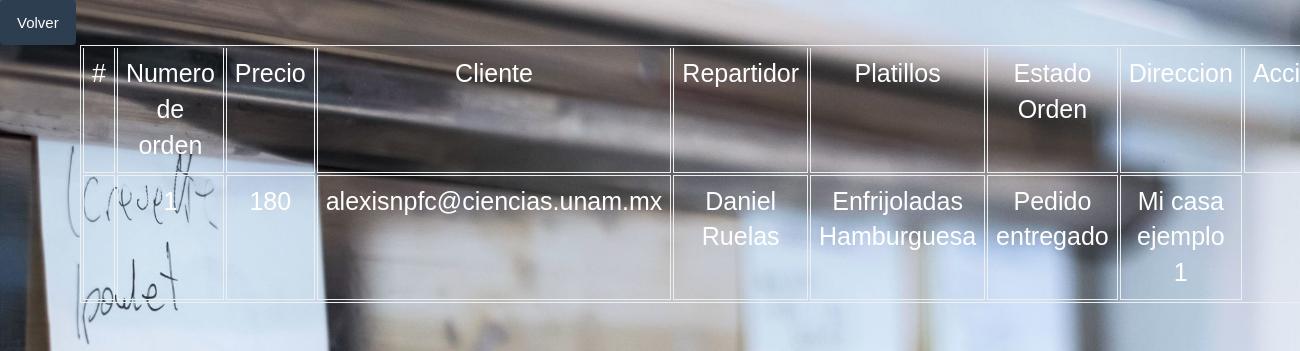
Page /repartidor/ordenes-realizadas/ (signed in) on the earlier database version.
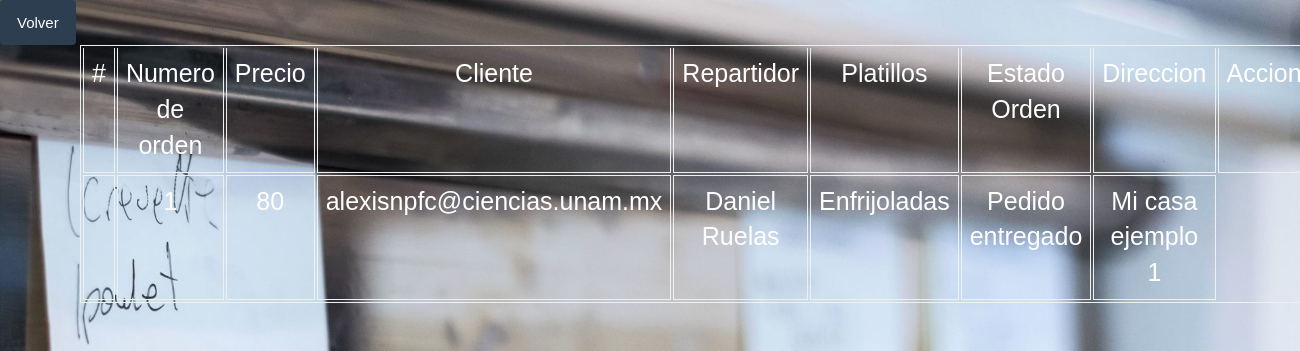
Same page on the later database version.
### administrador/models.py (models this page shows)
class Orden(models.Model):
	id_orden = models.AutoField(primary_key=True)
	precio_orden = models.IntegerField(null=False, default = 0)
	id_cliente_orden = models.ForeignKey('cliente.Cliente', on_delete=models.SET_DEFAULT, default=0)
	id_repartidor_orden = models.ForeignKey('repartidor.Repartidor',on_delete= models.SET_NULL, blank =True,  null=True)
	id_platillo_orden  = models.ManyToManyField('platillo.Platillo', null=True)
	id_estado_orden =    models.ForeignKey('EstadoOrden',  on_delete=models.SET_DEFAULT, default=0)
	direccion_entrega_orden  = models.ForeignKey('cliente.Direccion', null=True, on_delete=models.CASCADE)
	class Meta:
		db_table = 'orden'
		verbose_name_plural = "Ordenes"

class EstadoOrden(models.Model):
	id_estado = models.IntegerField(primary_key=True)
	descripcion_estado = models.CharField(max_length=30)
	class Meta:
		db_table = 'estado_orden'
		verbose_name_plural = "EstadosOrden"
	def __str__(self):
		return '{}'.format(self.descripcion_estado)

### cliente/models.py (models this page shows)
class Cliente(models.Model):
    user_cliente = models.OneToOneField(User, on_delete=models.CASCADE, unique=True)
    id_cliente = models.AutoField(primary_key=True, db_column='id_cliente')
    nombre_cliente = models.CharField(max_length=64)
    apellido_pa_cliente = models.CharField(max_length=100)
    apellido_ma_cliente = models.CharField(max_length=100)
    telefono_cliente = models.CharField(max_length=10)
    def __str__(self):
        return str(self.user_cliente)
    class Meta:
        db_table = 'cliente'
        verbose_name_plural = "Clientes"

class Direccion(models.Model):
    id_direccion = models.IntegerField(primary_key=True)
    id_cliente =  models.ForeignKey(Cliente, models.DO_NOTHING)
    descripcion_direccion = models.CharField(max_length=200)
    class Meta:
        db_table = 'direccion'
        verbose_name_plural = "Direcciones"
        unique_together = (('id_cliente', 'descripcion_direccion' ))
    def __str__(self):
        return '{}'.format(self.descripcion_direccion)

### repartidor/models.py (models this page shows)
class Repartidor(models.Model):
	user = models.OneToOneField(User, on_delete=models.CASCADE, unique=True)
	id_repatidor = models.AutoField(primary_key=True, db_column='id_repatidor')
	nombre_repartidor = models.CharField(max_length=64)
	apellido_paterno_repartidor = models.CharField(max_length=100)
	apellido_materno_repartidor = models.CharField(max_length=100)
	def __str__(self):
		return self.nombre_repartidor + " " + self.apellido_paterno_repartidor
	class Meta:
		db_table = 'repartidor'
		verbose_name_plural = "Repartidores"

### platillo/models.py (models this page shows, shortened)
class Platillo(models.Model):
    id = models.AutoField(primary_key=True)
    nombre = models.CharField(max_length=200, unique=True)
    descripcion = models.CharField(max_length=500, null=True)
    precio = models.FloatField(null=False, default=0)
    imagen = models.ImageField(null=True, upload_to=directorio_imagen)
    categoria = models.ForeignKey(
        'categoria.Categoria', on_delete=models.CASCADE)
    def __str__(self):
        return self.nombre
    class Meta:
        db_table = 'platillo'
        verbose_name_plural = "Platillos"

### repartidor/views.py (the view)
# urls.py: path("ordenes-realizadas/", ordenes_realizadas, name="ordenes_realizadas"),
@staff_member_required
def ordenes_realizadas(request):
    repartidor = Repartidor.objects.get(user=request.user)
    estado = EstadoOrden.objects.get(id_estado=5)
    ordenes_realizadas = Orden.objects.filter(id_repartidor_orden=repartidor, id_estado_orden=estado).order_by('id_orden')
    contexto = {'ordenes' : ordenes_realizadas}
    return render(request, "repartidor/ordenes_realizadas.html", contexto)

### templates/repartidor/ordenes_realizadas.html (shortened to what this page needs)
{% load static %}
<!DOCTYPE html>
<html>
<head>
	<link rel="stylesheet" href="{% static 'css/bootstrap.min.css' %}">
	<link rel="stylesheet" href="{% static 'css/ordenes/lista_ordenes.css' %}">
</head>
<body>
<div class="return-btn" style="text-align: start">
        <a class="btn btn-primary" href="{% url 'repartidor:index_repartidor' %}">Volver</a>
</div>
<div class="container">
<table class="table table-bordered">
	<thead>
		<tr>
			<td>#</td>
			<td>Numero de orden</td>
			<td>Precio</td>
			<td>Cliente</td>
			<td>Repartidor</td>
			<td>Platillos</td>
			<td>Estado Orden</td>
			<td>Direccion</td>
			<td>Acciones</td>
		</tr>
	</thead>
	<tbody>
		{% if ordenes %}
		{% for orden in ordenes%}
		<tr>
			<td></td>
			<td>{{orden.id_orden}}</td>
			<td>{{orden.precio_orden}}</td>
			<td>{{orden.id_cliente_orden}}</td>
			<td>{{orden.id_repartidor_orden}}</td>
			<td>
			{% for platillo in orden.id_platillo_orden.all %}
				{{platillo}}
			{% endfor %}
			</td>
			<td>{{orden.id_estado_orden}}</td>
			<td>{{orden.direccion_entrega_orden}}</td>
		</tr>
		{% endfor %}
		{% else %}
		<h1>No tienes órdenes realizadas</h1>
		{% endif %}
	</tbody>
</table>
</div>
</body>
</html>

Differences in the rows shown:
changed Orden "alexisnpfc@ciencias.unam.mx": loses Platillo (nombre "Hamburguesa"); precio_orden "180" → "80"
